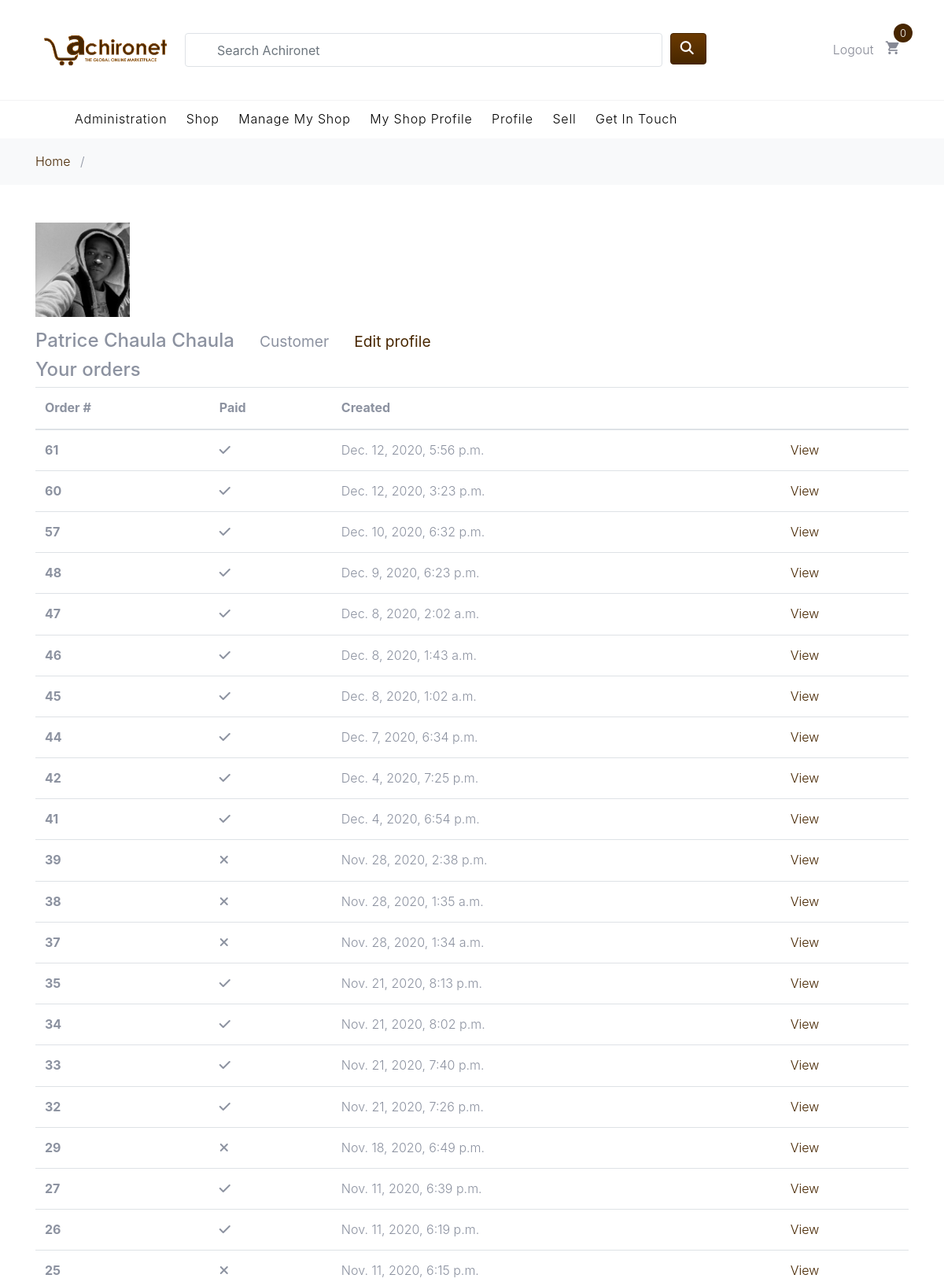
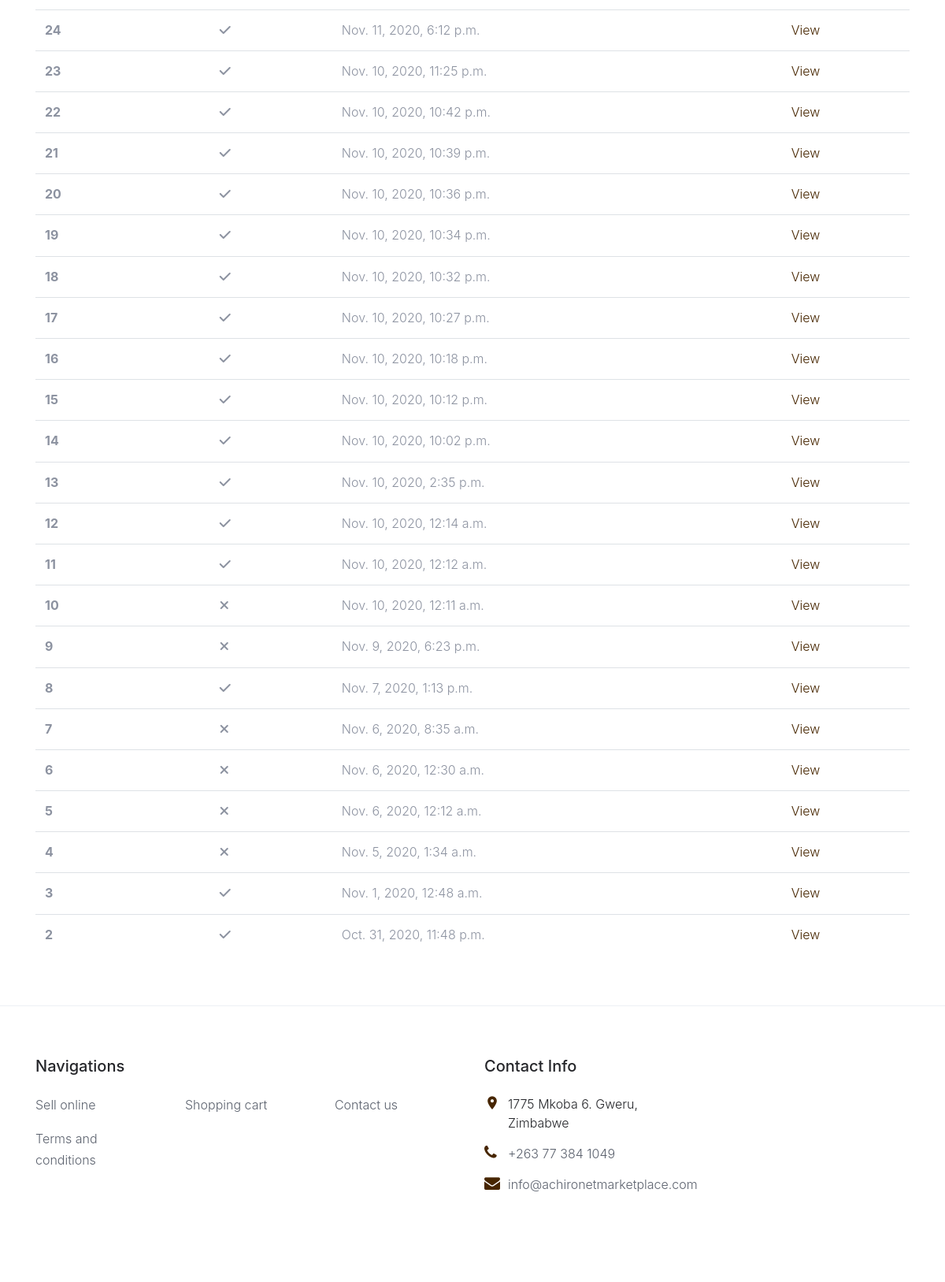
The page /users/profile/7/ (signed in) on the database its author committed (2 pictures, top to bottom).
### users/models.py (models this page shows, shortened)
class Profile(models.Model):
    firstname = models.CharField(max_length=45)
    lastname = models.CharField(max_length=45)
    profile_picture = models.OneToOneField(
        "Photo", null=True, blank=True, on_delete=models.SET_NULL)
    user = models.OneToOneField(
        User, null=True, blank=True, on_delete=models.CASCADE)

class Photo(models.Model):
    file = models.ImageField(upload_to=RandomFileName("profile-images"), blank=True)
    description = models.CharField(max_length=255, blank=True)
    uploaded_at = models.DateTimeField(auto_now_add=True)
    class Meta:
        verbose_name = 'photo'
        verbose_name_plural = 'photos'

### order/models.py (models this page shows, shortened)
class Order(models.Model):
    created = models.DateTimeField(auto_now_add=True)
    updated = models.DateTimeField(auto_now=True)
    name = models.CharField(max_length=90)
    paid = models.BooleanField(default=False)
    profile = models.ForeignKey(
        Profile, related_name='orders', on_delete=models.SET_NULL, blank=True, null=True)
    seller = models.ManyToManyField(SellerProfile, related_name='customer_orders', blank=True)
    payment = models.ForeignKey('Payment', on_delete=models.SET_NULL, blank=True, null=True)
    shipped = models.BooleanField(default=False)
    delivered = models.BooleanField(default=False)
    class Meta:
        ordering = ('-created',)

### users/views.py (the view)
# urls.py: path("profile/<pk>/", views.ProfileView.as_view(), name="profile"),
class ProfileView(DetailView):
    model = Profile
    template_name = "users/profile.html"
    def get_context_data(self, **kwargs):
        context = super().get_context_data(**kwargs)
        context['orders'] = self.object.orders.all()
        return context

### users/templates/users/profile.html (shortened to what this page needs)
{% extends "./base.html" %}
{% load static %}
{% load crispy_forms_tags %}
{% block content %}
<div class="container">
    <div class="row py-5">
        <div class="col-xs-12 col-sm-12">
            <div class="panel panel-default">
                <div class="panel-body">
                    <div class="profile__avatar img-fluid">
                        <figure class="block-4-image">
                            <img src="{{ object.profile_picture.file.url }}" alt="Profile picture" class="img-fluid product-img">
                        </figure>
                    </div>
                    <div class="profile__header">
                        <h4>{{object.firstname}} {{object.lastname}} &nbsp; &nbsp;
                            <small>Customer</small> &nbsp; &nbsp;
                            {% if request.user.profile.pk == object.pk %}
                            <small>
                                <a href="{% url 'users:edit-profile' request.user.profile.pk %}" class="card-link">
                                  Edit profile
                                </a>
                            </small>
                            {% endif %}
                        </h4>
                    </div>
                </div>
            </div>
            {% if request.user.profile.pk == object.pk %}
            <div class="panel panel-default">
                <div class="panel-heading">
                    <h4 class="panel-title">Your orders</h4>
                </div>
                <div class="panel-body">
                   {% if orders %}
                   <div class="table-responsive">
                    <table class="table">
                        <thead>
                            <tr>
                            <th scope="col">Order #</th>
                            <th scope="col">Paid</th>
                            <th scope="col">Created</th>
                            <th>&nbsp;</th>
                            </tr>
                        </thead>
                        <tbody>
                        {% for order in orders %}
                            <tr>
                            <th scope="row">{{order.id}}</th>
                            <td>
                              {% if order.paid %}
                                <i class="fas fa-check"></i>
                              {% else %}
                                <i class="fas fa-times"></i>
                              {% endif %}
                            </td>
                            <td>{{order.created}}</td>
                            <td>
                              <a href="{% url 'order:order_view' order.id %}">View</a>
                            </td>
                            </tr>
                        {% endfor %}
                        </tbody>
                     </table>
                     </div>
                    {% else %}
                      <p>You haven't made  any purchases</p>
                    {% endif %}
                </div>
            </div>
            {% endif %}
        </div>
    </div>
</div>
{% endblock %}

### shop/static/css/style.css (style rules this page uses)
body { line-height: 1.7; color: #8c92a0; font-weight: 300; font-size: 16px; }
a { -webkit-transition: .3s all ease; -o-transition: .3s all ease; transition: .3s all ease; }
body { background-color: #fff }
@media screen and (min-width:900px) { .product-img { height: 10vw; } }

### rows shown on the page
Profile: profile_picture.file (picture), firstname "Patrice Chaula", lastname "Chaula"
Order: id "61", paid True (drawn), created "Dec. 12, 2020, 5:56 p.m."
Order: id "60", paid True (drawn), created "Dec. 12, 2020, 3:23 p.m."
Order: id "57", paid True (drawn), created "Dec. 10, 2020, 6:32 p.m."
Order: id "48", paid True (drawn), created "Dec. 9, 2020, 6:23 p.m."
Order: id "47", paid True (drawn), created "Dec. 8, 2020, 2:02 a.m."
Order: id "46", paid True (drawn), created "Dec. 8, 2020, 1:43 a.m."
Order: id "45", paid True (drawn), created "Dec. 8, 2020, 1:02 a.m."
Order: id "44", paid True (drawn), created "Dec. 7, 2020, 6:34 p.m."
Order: id "42", paid True (drawn), created "Dec. 4, 2020, 7:25 p.m."
Order: id "41", paid True (drawn), created "Dec. 4, 2020, 6:54 p.m."
Order: id "39", paid False (drawn), created "Nov. 28, 2020, 2:38 p.m."
Order: id "38", paid False (drawn), created "Nov. 28, 2020, 1:35 a.m."
Order: id "37", paid False (drawn), created "Nov. 28, 2020, 1:34 a.m."
Order: id "35", paid True (drawn), created "Nov. 21, 2020, 8:13 p.m."
Order: id "34", paid True (drawn), created "Nov. 21, 2020, 8:02 p.m."
Order: id "33", paid True (drawn), created "Nov. 21, 2020, 7:40 p.m."
Order: id "32", paid True (drawn), created "Nov. 21, 2020, 7:26 p.m."
Order: id "29", paid False (drawn), created "Nov. 18, 2020, 6:49 p.m."
Order: id "27", paid True (drawn), created "Nov. 11, 2020, 6:39 p.m."
Order: id "26", paid True (drawn), created "Nov. 11, 2020, 6:19 p.m."
Order: id "25", paid False (drawn), created "Nov. 11, 2020, 6:15 p.m."
Order: id "24", paid True (drawn), created "Nov. 11, 2020, 6:12 p.m."
Order: id "23", paid True (drawn), created "Nov. 10, 2020, 11:25 p.m."
Order: id "22", paid True (drawn), created "Nov. 10, 2020, 10:42 p.m."
Order: id "21", paid True (drawn), created "Nov. 10, 2020, 10:39 p.m."
Order: id "20", paid True (drawn), created "Nov. 10, 2020, 10:36 p.m."
Order: id "19", paid True (drawn), created "Nov. 10, 2020, 10:34 p.m."
Order: id "18", paid True (drawn), created "Nov. 10, 2020, 10:32 p.m."
Order: id "17", paid True (drawn), created "Nov. 10, 2020, 10:27 p.m."
Order: id "16", paid True (drawn), created "Nov. 10, 2020, 10:18 p.m."
Order: id "15", paid True (drawn), created "Nov. 10, 2020, 10:12 p.m."
Order: id "14", paid True (drawn), created "Nov. 10, 2020, 10:02 p.m."
Order: id "13", paid True (drawn), created "Nov. 10, 2020, 2:35 p.m."
Order: id "12", paid True (drawn), created "Nov. 10, 2020, 12:14 a.m."
Order: id "11", paid True (drawn), created "Nov. 10, 2020, 12:12 a.m."
Order: id "10", paid False (drawn), created "Nov. 10, 2020, 12:11 a.m."
Order: id "9", paid False (drawn), created "Nov. 9, 2020, 6:23 p.m."
Order: id "8", paid True (drawn), created "Nov. 7, 2020, 1:13 p.m."
Order: id "7", paid False (drawn), created "Nov. 6, 2020, 8:35 a.m."
Order: id "6", paid False (drawn), created "Nov. 6, 2020, 12:30 a.m."
Order: id "5", paid False (drawn), created "Nov. 6, 2020, 12:12 a.m."
Order: id "4", paid False (drawn), created "Nov. 5, 2020, 1:34 a.m."
Order: id "3", paid True (drawn), created "Nov. 1, 2020, 12:48 a.m."
Order: id "2", paid True (drawn), created "Oct. 31, 2020, 11:48 p.m."
